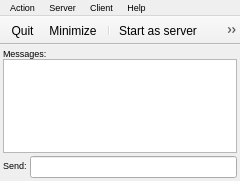
<?xml version="1.0" encoding="UTF-8"?>
<ui version="4.0">
 <class>MCnet_window</class>
 <widget class="QMainWindow" name="MCnet_window">
  <property name="geometry">
   <rect>
    <x>0</x>
    <y>0</y>
    <width>240</width>
    <height>181</height>
   </rect>
  </property>
  <property name="sizePolicy">
   <sizepolicy hsizetype="Expanding" vsizetype="Expanding">
    <horstretch>0</horstretch>
    <verstretch>0</verstretch>
   </sizepolicy>
  </property>
  <property name="windowTitle">
   <string>MCnet</string>
  </property>
  <property name="windowIcon">
   <iconset resource="resource.qrc">
    <normaloff>:/icons/icons/MCnet.ico</normaloff>:/icons/icons/MCnet.ico</iconset>
  </property>
  <widget class="QWidget" name="centralwidget">
   <layout class="QGridLayout" name="gridLayout">
    <property name="leftMargin">
     <number>3</number>
    </property>
    <property name="topMargin">
     <number>3</number>
    </property>
    <property name="rightMargin">
     <number>3</number>
    </property>
    <property name="bottomMargin">
     <number>3</number>
    </property>
    <property name="spacing">
     <number>3</number>
    </property>
    <item row="0" column="0">
     <layout class="QVBoxLayout" name="verticalLayout_2">
      <property name="spacing">
       <number>0</number>
      </property>
      <item>
       <widget class="QLabel" name="l_messaggi">
        <property name="font">
         <font>
          <pointsize>7</pointsize>
         </font>
        </property>
        <property name="text">
         <string>Messages:</string>
        </property>
        <property name="buddy">
         <cstring>o_messaggi</cstring>
        </property>
       </widget>
      </item>
      <item>
       <widget class="QPlainTextEdit" name="o_messaggi">
        <property name="font">
         <font>
          <pointsize>7</pointsize>
         </font>
        </property>
        <property name="textInteractionFlags">
         <set>Qt::TextSelectableByKeyboard|Qt::TextSelectableByMouse</set>
        </property>
       </widget>
      </item>
     </layout>
    </item>
    <item row="1" column="0">
     <layout class="QFormLayout" name="formLayout">
      <item row="0" column="0">
       <widget class="QLabel" name="l_invia_messaggio">
        <property name="font">
         <font>
          <pointsize>7</pointsize>
         </font>
        </property>
        <property name="text">
         <string>Send:</string>
        </property>
        <property name="buddy">
         <cstring>e_invia_messaggio</cstring>
        </property>
       </widget>
      </item>
      <item row="0" column="1">
       <widget class="QLineEdit" name="e_invia_messaggio">
        <property name="font">
         <font>
          <pointsize>7</pointsize>
         </font>
        </property>
       </widget>
      </item>
     </layout>
    </item>
   </layout>
  </widget>
  <widget class="QToolBar" name="toolBar">
   <property name="windowTitle">
    <string>toolBar</string>
   </property>
   <property name="movable">
    <bool>false</bool>
   </property>
   <property name="iconSize">
    <size>
     <width>16</width>
     <height>16</height>
    </size>
   </property>
   <attribute name="toolBarArea">
    <enum>TopToolBarArea</enum>
   </attribute>
   <attribute name="toolBarBreak">
    <bool>false</bool>
   </attribute>
   <addaction name="actionExit"/>
   <addaction name="actionMinimize"/>
   <addaction name="separator"/>
   <addaction name="actionStart_as_server"/>
   <addaction name="actionClient_connection"/>
   <addaction name="separator"/>
   <addaction name="actionClear_my_chat"/>
   <addaction name="actionReduce_to_systray"/>
   <addaction name="actionMessage_systray"/>
   <addaction name="actionSplash_window"/>
   <addaction name="separator"/>
   <addaction name="actionPreferences"/>
  </widget>
  <widget class="QMenuBar" name="menuBar">
   <property name="geometry">
    <rect>
     <x>0</x>
     <y>0</y>
     <width>240</width>
     <height>18</height>
    </rect>
   </property>
   <property name="font">
    <font>
     <pointsize>7</pointsize>
    </font>
   </property>
   <widget class="QMenu" name="menuAs_Server">
    <property name="font">
     <font>
      <family>MS Shell Dlg 2</family>
      <pointsize>7</pointsize>
     </font>
    </property>
    <property name="title">
     <string>Server</string>
    </property>
   </widget>
   <widget class="QMenu" name="menuAs_Client">
    <property name="font">
     <font>
      <family>MS Shell Dlg 2</family>
      <pointsize>7</pointsize>
     </font>
    </property>
    <property name="title">
     <string>Client</string>
    </property>
   </widget>
   <widget class="QMenu" name="menuFile">
    <property name="font">
     <font>
      <pointsize>7</pointsize>
     </font>
    </property>
    <property name="title">
     <string>Action</string>
    </property>
    <addaction name="actionPreferences"/>
    <addaction name="separator"/>
    <addaction name="actionStart_as_server"/>
    <addaction name="actionClient_connection"/>
    <addaction name="separator"/>
    <addaction name="actionClear_my_chat"/>
    <addaction name="actionReduce_to_systray"/>
    <addaction name="actionSplash_window"/>
    <addaction name="actionMessage_systray"/>
    <addaction name="separator"/>
    <addaction name="actionZoom_in"/>
    <addaction name="actionZoom_Out"/>
    <addaction name="separator"/>
    <addaction name="actionMinimize"/>
    <addaction name="actionReset_window_position"/>
    <addaction name="actionHide_window_border"/>
    <addaction name="actionHide_toolbar"/>
    <addaction name="separator"/>
    <addaction name="actionExit"/>
   </widget>
   <widget class="QMenu" name="menuHelp">
    <property name="font">
     <font>
      <family>MS Shell Dlg 2</family>
      <pointsize>8</pointsize>
     </font>
    </property>
    <property name="title">
     <string>Help</string>
    </property>
    <addaction name="actionProgram_Info"/>
    <addaction name="actionHelp"/>
   </widget>
   <addaction name="menuFile"/>
   <addaction name="menuAs_Server"/>
   <addaction name="menuAs_Client"/>
   <addaction name="menuHelp"/>
  </widget>
  <action name="actionClear_my_chat">
   <property name="icon">
    <iconset resource="resource.qrc">
     <normaloff>:/icons/icons/clear.png</normaloff>:/icons/icons/clear.png</iconset>
   </property>
   <property name="text">
    <string>Clear my chat</string>
   </property>
   <property name="toolTip">
    <string>Clear my chat (F2 shortcut key)</string>
   </property>
   <property name="shortcut">
    <string>F2</string>
   </property>
  </action>
  <action name="actionReduce_to_systray">
   <property name="icon">
    <iconset resource="resource.qrc">
     <normaloff>:/icons/icons/systray.png</normaloff>:/icons/icons/systray.png</iconset>
   </property>
   <property name="text">
    <string>Reduce to systray</string>
   </property>
   <property name="toolTip">
    <string>Reduce to systray (F3 shortcut key)</string>
   </property>
   <property name="shortcut">
    <string>F3</string>
   </property>
  </action>
  <action name="actionProgram_Info">
   <property name="icon">
    <iconset resource="resource.qrc">
     <normaloff>:/icons/icons/info.png</normaloff>:/icons/icons/info.png</iconset>
   </property>
   <property name="text">
    <string>Program Info</string>
   </property>
   <property name="toolTip">
    <string>Program Info</string>
   </property>
   <property name="font">
    <font>
     <pointsize>7</pointsize>
    </font>
   </property>
  </action>
  <action name="actionSplash_window">
   <property name="checkable">
    <bool>true</bool>
   </property>
   <property name="icon">
    <iconset resource="resource.qrc">
     <normaloff>:/icons/icons/exclamation.png</normaloff>:/icons/icons/exclamation.png</iconset>
   </property>
   <property name="text">
    <string>Splash window</string>
   </property>
   <property name="toolTip">
    <string>Activate splash window when receive a message (F4 shortcut key)</string>
   </property>
   <property name="shortcut">
    <string>F4</string>
   </property>
  </action>
  <action name="actionPreferences">
   <property name="icon">
    <iconset resource="resource.qrc">
     <normaloff>:/icons/icons/gears.png</normaloff>:/icons/icons/gears.png</iconset>
   </property>
   <property name="text">
    <string>Preferences</string>
   </property>
   <property name="toolTip">
    <string>Preferences</string>
   </property>
   <property name="font">
    <font>
     <pointsize>7</pointsize>
    </font>
   </property>
  </action>
  <action name="actionStart_as_server">
   <property name="icon">
    <iconset resource="resource.qrc">
     <normaloff>:/icons/icons/create_server.png</normaloff>:/icons/icons/create_server.png</iconset>
   </property>
   <property name="text">
    <string>Start as server</string>
   </property>
   <property name="toolTip">
    <string>Starts waiting service</string>
   </property>
   <property name="shortcut">
    <string>F10</string>
   </property>
  </action>
  <action name="actionClient_connection">
   <property name="icon">
    <iconset resource="resource.qrc">
     <normaloff>:/icons/icons/call.png</normaloff>:/icons/icons/call.png</iconset>
   </property>
   <property name="text">
    <string>Client connection</string>
   </property>
   <property name="toolTip">
    <string>Connect to a waiting service</string>
   </property>
   <property name="shortcut">
    <string>F11</string>
   </property>
  </action>
  <action name="actionMinimize">
   <property name="icon">
    <iconset resource="resource.qrc">
     <normaloff>:/icons/icons/window.png</normaloff>:/icons/icons/window.png</iconset>
   </property>
   <property name="text">
    <string>Minimize</string>
   </property>
   <property name="toolTip">
    <string>Minimize (F1 shortcut key)</string>
   </property>
   <property name="shortcut">
    <string>F1</string>
   </property>
  </action>
  <action name="actionExit">
   <property name="icon">
    <iconset resource="resource.qrc">
     <normaloff>:/icons/icons/kill.png</normaloff>:/icons/icons/kill.png</iconset>
   </property>
   <property name="text">
    <string>Quit</string>
   </property>
  </action>
  <action name="actionReset_window_position">
   <property name="icon">
    <iconset resource="resource.qrc">
     <normaloff>:/icons/icons/window2.png</normaloff>:/icons/icons/window2.png</iconset>
   </property>
   <property name="text">
    <string>Reset window position</string>
   </property>
  </action>
  <action name="actionMessage_systray">
   <property name="checkable">
    <bool>true</bool>
   </property>
   <property name="icon">
    <iconset resource="resource.qrc">
     <normaloff>:/icons/icons/message.png</normaloff>:/icons/icons/message.png</iconset>
   </property>
   <property name="text">
    <string>Message when MCnet is on systray</string>
   </property>
   <property name="toolTip">
    <string>Message when MCnet is on systray</string>
   </property>
  </action>
  <action name="actionHide_toolbar">
   <property name="checkable">
    <bool>true</bool>
   </property>
   <property name="icon">
    <iconset resource="resource.qrc">
     <normaloff>:/icons/icons/hide_toolbar.png</normaloff>:/icons/icons/hide_toolbar.png</iconset>
   </property>
   <property name="text">
    <string>Show/Hide toolbar</string>
   </property>
  </action>
  <action name="actionZoom_in">
   <property name="icon">
    <iconset resource="resource.qrc">
     <normaloff>:/icons/icons/zoom_avanti.png</normaloff>:/icons/icons/zoom_avanti.png</iconset>
   </property>
   <property name="text">
    <string>Zoom In</string>
   </property>
   <property name="shortcut">
    <string>Ctrl++</string>
   </property>
  </action>
  <action name="actionZoom_Out">
   <property name="icon">
    <iconset resource="resource.qrc">
     <normaloff>:/icons/icons/zoom_indietro.png</normaloff>:/icons/icons/zoom_indietro.png</iconset>
   </property>
   <property name="text">
    <string>Zoom Out</string>
   </property>
   <property name="shortcut">
    <string>Ctrl+-</string>
   </property>
  </action>
  <action name="actionHelp">
   <property name="icon">
    <iconset resource="resource.qrc">
     <normaloff>:/icons/icons/help.png</normaloff>:/icons/icons/help.png</iconset>
   </property>
   <property name="text">
    <string>Help</string>
   </property>
   <property name="font">
    <font>
     <pointsize>7</pointsize>
    </font>
   </property>
  </action>
  <action name="actionHide_window_border">
   <property name="icon">
    <iconset resource="resource.qrc">
     <normaloff>:/icons/icons/square.png</normaloff>:/icons/icons/square.png</iconset>
   </property>
   <property name="text">
    <string>Show/Hide window border</string>
   </property>
  </action>
 </widget>
 <tabstops>
  <tabstop>o_messaggi</tabstop>
  <tabstop>e_invia_messaggio</tabstop>
 </tabstops>
 <resources>
  <include location="resource.qrc"/>
 </resources>
 <connections>
  <connection>
   <sender>e_invia_messaggio</sender>
   <signal>returnPressed()</signal>
   <receiver>MCnet_window</receiver>
   <slot>slot_invia_il_messaggio()</slot>
   <hints>
    <hint type="sourcelabel">
     <x>157</x>
     <y>181</y>
    </hint>
    <hint type="destinationlabel">
     <x>198</x>
     <y>185</y>
    </hint>
   </hints>
  </connection>
  <connection>
   <sender>actionProgram_Info</sender>
   <signal>triggered()</signal>
   <receiver>MCnet_window</receiver>
   <slot>slot_program_info()</slot>
   <hints>
    <hint type="sourcelabel">
     <x>-1</x>
     <y>-1</y>
    </hint>
    <hint type="destinationlabel">
     <x>134</x>
     <y>185</y>
    </hint>
   </hints>
  </connection>
  <connection>
   <sender>actionPreferences</sender>
   <signal>triggered()</signal>
   <receiver>MCnet_window</receiver>
   <slot>slot_preferences()</slot>
   <hints>
    <hint type="sourcelabel">
     <x>-1</x>
     <y>-1</y>
    </hint>
    <hint type="destinationlabel">
     <x>134</x>
     <y>185</y>
    </hint>
   </hints>
  </connection>
  <connection>
   <sender>actionClear_my_chat</sender>
   <signal>triggered()</signal>
   <receiver>MCnet_window</receiver>
   <slot>slot_pulisci_chat()</slot>
   <hints>
    <hint type="sourcelabel">
     <x>-1</x>
     <y>-1</y>
    </hint>
    <hint type="destinationlabel">
     <x>134</x>
     <y>185</y>
    </hint>
   </hints>
  </connection>
  <connection>
   <sender>actionStart_as_server</sender>
   <signal>triggered()</signal>
   <receiver>MCnet_window</receiver>
   <slot>slot_crea_server_chat()</slot>
   <hints>
    <hint type="sourcelabel">
     <x>-1</x>
     <y>-1</y>
    </hint>
    <hint type="destinationlabel">
     <x>203</x>
     <y>185</y>
    </hint>
   </hints>
  </connection>
  <connection>
   <sender>actionReduce_to_systray</sender>
   <signal>triggered()</signal>
   <receiver>MCnet_window</receiver>
   <slot>slot_riduci_a_systray()</slot>
   <hints>
    <hint type="sourcelabel">
     <x>-1</x>
     <y>-1</y>
    </hint>
    <hint type="destinationlabel">
     <x>165</x>
     <y>185</y>
    </hint>
   </hints>
  </connection>
  <connection>
   <sender>actionClient_connection</sender>
   <signal>triggered()</signal>
   <receiver>MCnet_window</receiver>
   <slot>slot_crea_client_chat()</slot>
   <hints>
    <hint type="sourcelabel">
     <x>-1</x>
     <y>-1</y>
    </hint>
    <hint type="destinationlabel">
     <x>165</x>
     <y>185</y>
    </hint>
   </hints>
  </connection>
  <connection>
   <sender>actionMinimize</sender>
   <signal>triggered()</signal>
   <receiver>MCnet_window</receiver>
   <slot>showMinimized()</slot>
   <hints>
    <hint type="sourcelabel">
     <x>-1</x>
     <y>-1</y>
    </hint>
    <hint type="destinationlabel">
     <x>165</x>
     <y>185</y>
    </hint>
   </hints>
  </connection>
  <connection>
   <sender>actionExit</sender>
   <signal>triggered()</signal>
   <receiver>MCnet_window</receiver>
   <slot>close()</slot>
   <hints>
    <hint type="sourcelabel">
     <x>-1</x>
     <y>-1</y>
    </hint>
    <hint type="destinationlabel">
     <x>165</x>
     <y>185</y>
    </hint>
   </hints>
  </connection>
  <connection>
   <sender>actionZoom_in</sender>
   <signal>triggered()</signal>
   <receiver>MCnet_window</receiver>
   <slot>slot_zoom_in()</slot>
   <hints>
    <hint type="sourcelabel">
     <x>-1</x>
     <y>-1</y>
    </hint>
    <hint type="destinationlabel">
     <x>117</x>
     <y>94</y>
    </hint>
   </hints>
  </connection>
  <connection>
   <sender>actionZoom_Out</sender>
   <signal>triggered()</signal>
   <receiver>MCnet_window</receiver>
   <slot>slot_zoom_out()</slot>
   <hints>
    <hint type="sourcelabel">
     <x>-1</x>
     <y>-1</y>
    </hint>
    <hint type="destinationlabel">
     <x>117</x>
     <y>94</y>
    </hint>
   </hints>
  </connection>
  <connection>
   <sender>actionHelp</sender>
   <signal>triggered()</signal>
   <receiver>MCnet_window</receiver>
   <slot>slot_help()</slot>
   <hints>
    <hint type="sourcelabel">
     <x>-1</x>
     <y>-1</y>
    </hint>
    <hint type="destinationlabel">
     <x>117</x>
     <y>94</y>
    </hint>
   </hints>
  </connection>
 </connections>
 <slots>
  <slot>slot_program_info()</slot>
  <slot>slot_preferences()</slot>
  <slot>slot_pulisci_chat()</slot>
  <slot>slot_crea_server_chat()</slot>
  <slot>slot_invia_il_messaggio()</slot>
  <slot>slot_riduci_a_systray()</slot>
  <slot>slot_crea_client_chat()</slot>
  <slot>slot_zoom_in()</slot>
  <slot>slot_zoom_out()</slot>
  <slot>slot_help()</slot>
 </slots>
</ui>
